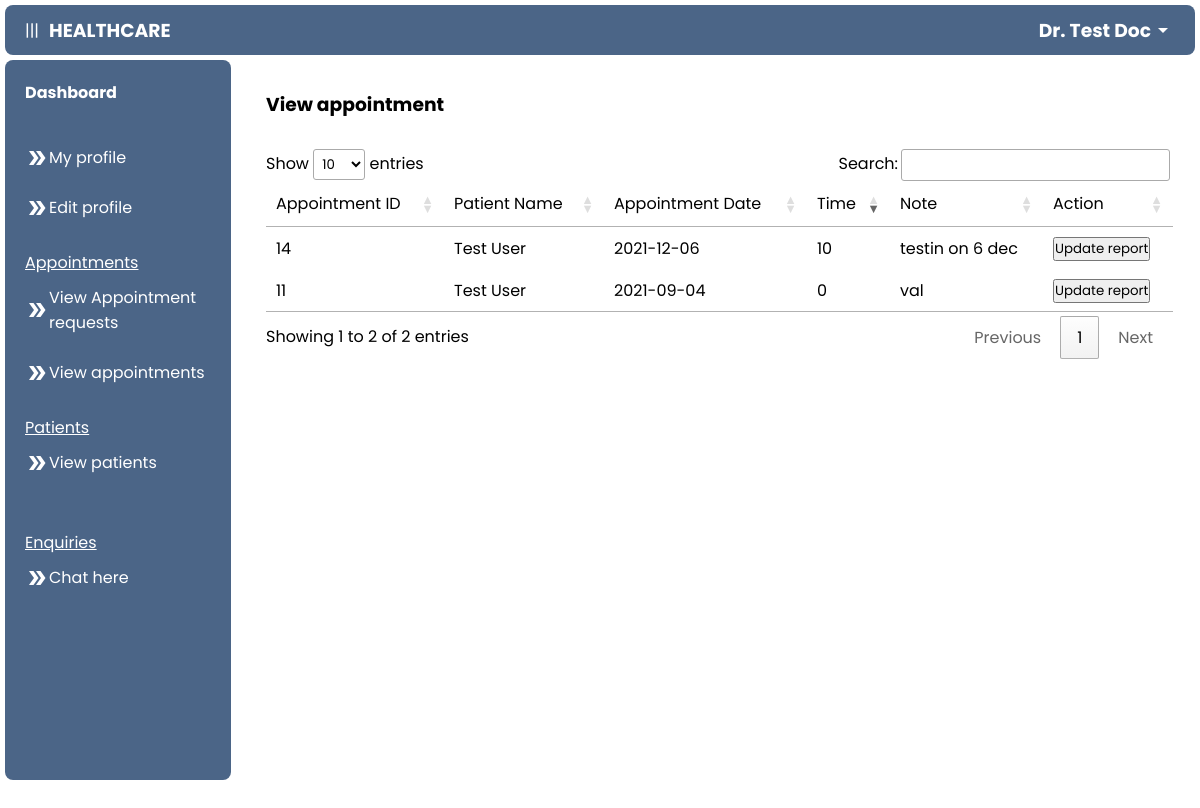
Screenshot of /doctor/view_appointments.php (signed in) with the database file from the repository.
### tables this page shows
CREATE TABLE `doctor` (
  `d_id` int(100) NOT NULL,
  `name` varchar(255) NOT NULL,
  `email` varchar(255) NOT NULL,
  `password` varchar(255) NOT NULL,
  `specialization` varchar(255) NOT NULL,
  `fees` int(100) NOT NULL,
  `created_date` datetime NOT NULL DEFAULT CURRENT_TIMESTAMP
);

CREATE TABLE `appointments` (
  `a_id` int(100) NOT NULL,
  `p_id` int(100) NOT NULL,
  `assigned_to_id` int(100) NOT NULL,
  `department` varchar(255) NOT NULL,
  `value` varchar(255) NOT NULL,
  `date` date NOT NULL,
  `start_time` int(25) NOT NULL,
  `note` varchar(255) DEFAULT NULL
);

CREATE TABLE `patient` (
  `p_id` int(11) NOT NULL,
  `name` varchar(255) NOT NULL,
  `email` varchar(255) NOT NULL,
  `password` varchar(255) NOT NULL,
  `address` varchar(255) NOT NULL,
  `age` int(100) NOT NULL,
  `gender` enum('male','female','other') NOT NULL,
  `reg_date` datetime NOT NULL DEFAULT CURRENT_TIMESTAMP
);

### doctor/view_appointments.php (the view, shortened to what this page needs)
<?php
$email = $_SESSION['email'];
include ("../connect.php");
$sql = mysqli_query($con, "SELECT * FROM doctor WHERE email = '$email'");
$row = mysqli_fetch_array($sql);
$id = $row["d_id"];
?>
<!DOCTYPE html>
<html lang="en">
<head>
    <link rel="stylesheet" href="../css/add.css">
    <link rel="stylesheet" href="//cdn.datatables.net/1.10.20/css/jquery.dataTables.min.css">
</head>
<body>
<?php include ('navigation.php'); ?>
        <main>
        <h3 style="margin-bottom: 30px;">View appointment</h3>
<table class="table" id="myTable">
    <thead class="thead">
        <tr>
            <td>Appointment ID</td>
            <td>Patient Name</td>
            <td>Appointment Date</td>
            <td>Time</td>
            <td>Note</td>
            <td>Action</td>
        </tr>
    </thead>
    <tbody>
        <?php
        $result = mysqli_query($con, "SELECT * FROM appointments INNER JOIN patient ON appointments.p_id = patient.p_id WHERE appointments.assigned_to_id = '$id'");
        while ($row = mysqli_fetch_array($result)) {
            ?>
        <tr>
            <td><?php echo $row["a_id"]; ?></td>
            <td><?php echo $row["name"]; ?></td>
            <td><?php echo $row["date"]; ?></td>
            <td><?php echo $row["start_time"]; ?></td>
            <td><?php echo $row["note"]; ?></td>
            <td><button><a href="./update_report.php?a_id=<?php echo $row["a_id"]; ?>">Update report</a></buttton></td>
        </tr>
    <?php ;} ?>
    </tbody>
</table>
        </main>
    </div>
</body>
</html>

### doctor/navigation.php (shortened to what this page needs)
<?php
include('../connect.php');
$email = $_SESSION['email'];
$sql = mysqli_query($con, "SELECT * FROM doctor WHERE email = '$email'");
$row = mysqli_fetch_array($sql);
$name = $row["name"];
?>
<link rel="stylesheet" href="../css/nav.css">
<header>
    <div class="head">
        <div id="nav_button" onclick="nav_button()">|||</div>
        <h3>HEALTHCARE</h3>
    </div>
    <div class="dropdown">
        <div class="user">
            <h3><?php echo $name; ?></h3>
            <span class="material-icons">
            </span>
        </div>
    </div>
</header>
<div class="container">
    <nav id="nav">
        <div class="nav-content">
            <a href="./dashboard.php">
                <h4>Dashboard</h4>
            </a>
        </div>
        <div class="nav-content">
            <u>
                <p></p>
            </u>
            <a href="./my_profile.php?id=<?php echo $row["d_id"]; ?>"><span class="material-icons">
                </span>My profile</a><br>
            <a href="./edit_profile.php?id=<?php echo $row["d_id"]; ?>"><span class="material-icons">
                </span>Edit profile</a>
        </div>
        <div class="nav-content">
            <u>
                <p>Appointments</p>
            </u>
            <a href="./view_request.php"><span class="material-icons">
                </span>View Appointment requests</a><br>
            <a href="./view_appointments.php"><span class="material-icons">
                </span>View appointments</a>
        </div>
        <div class="nav-content">
            <u>
                <p>Patients</p>
            </u>
            <a href="./view_patients.php"><span class="material-icons">
                </span>View patients</a><br>
        </div>
        <div class="nav-content">
            <u>
                <p>Enquiries</p>
            </u>
            <a href="./chat.php"><span class="material-icons">
                </span>Chat here</a><br>
        </div>
    </nav>

### css/add.css (style rules this page uses)
main { overflow: auto; }

### css/nav.css (style rules this page uses)
* { padding: 0; margin: 0; box-sizing: border-box; font-family: 'Poppins', sans-serif; }
body { overflow: hidden; height: 100vh; }
a { text-decoration: none; color: black; }
header { display: flex; align-items: center; justify-content: space-between; width: 100%-5px; height: 50px; padding:0 20px; background-color: #4B6587; color: #ffffff; border-radius: 0.5rem; margin: 5px; }
.dropdown { position: relative; display: inline-block; }
header .user, .head { display: flex; align-items: center; cursor: pointer; }
.head { gap: 10px; }
.container { display: flex; height: 100%; }
nav { flex: 1; background-color: #4B6587; width: 100%; height: 90%; margin: 5px; margin-top: 0; color: white; border-radius: 0.5rem; overflow: auto; display: block; transition: 0.5s ease-in-out; }
.nav-content { margin: 20px 0; padding: 0 20px; }
.nav-content a { display: flex; align-items: center; text-decoration: none; color: white; font-size: 16px; }
.nav-content p { padding: 10px 0; }
main { flex: 4; width: 100%; padding: 30px; }

### rows the page displays
doctor: name "Dr. Test Doc"
appointments: a_id "11", p.name "Test User", date "2021-09-04", start_time "0", note "val"
appointments: a_id "14", p.name "Test User", date "2021-12-06", start_time "10", note "testin on 6 dec"
